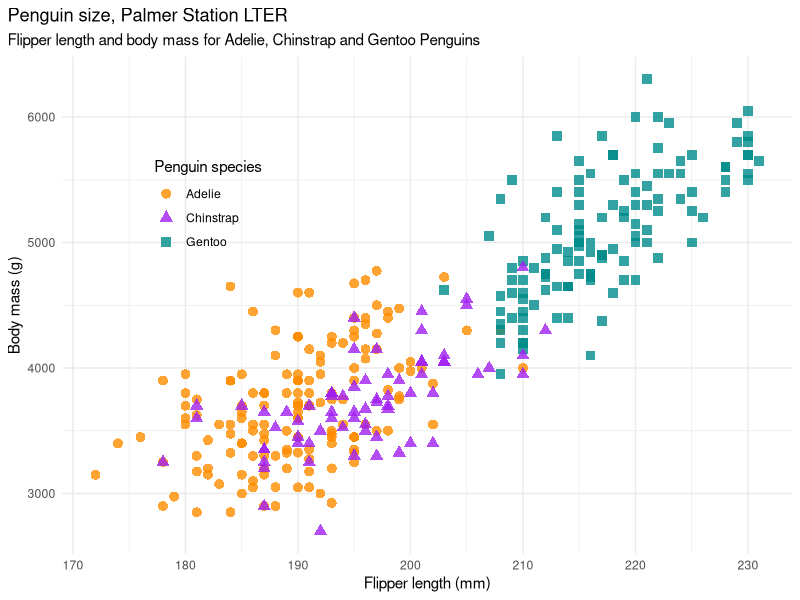

Source code (R):
## ---- chunk 1
library(palmerpenguins)
library(ggplot2)
ggplot2::theme_set(ggplot2::theme_minimal())
## ---- chunk 2
mass_flipper <- ggplot(data = penguins, 
                       aes(x = flipper_length_mm,
                           y = body_mass_g)) +
  geom_point(aes(color = species, 
                 shape = species),
             size = 3,
             alpha = 0.8) +
  scale_color_manual(values = c("darkorange","purple","cyan4")) +
  labs(title = "Penguin size, Palmer Station LTER",
       subtitle = "Flipper length and body mass for Adelie, Chinstrap and Gentoo Penguins",
       x = "Flipper length (mm)",
       y = "Body mass (g)",
       color = "Penguin species",
       shape = "Penguin species") +
  theme(legend.position = c(0.2, 0.7),
        plot.title.position = "plot",
        plot.caption = element_text(hjust = 0, face= "italic"),
        plot.caption.position = "plot")

mass_flipper
